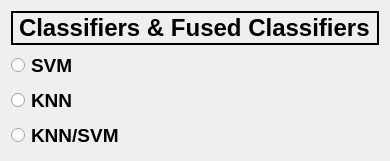
   <widget class="QWidget" name="layoutWidget_4">
    <property name="geometry">
     <rect>
      <x>420</x>
      <y>330</y>
      <width>381</width>
      <height>161</height>
     </rect>
    </property>
    <layout class="QVBoxLayout" name="Classifiers_layout">
     <item>
      <widget class="QLabel" name="Classifiers">
       <property name="font">
        <font>
         <pointsize>18</pointsize>
         <weight>75</weight>
         <bold>true</bold>
        </font>
       </property>
       <property name="autoFillBackground">
        <bool>false</bool>
       </property>
       <property name="frameShape">
        <enum>QFrame::WinPanel</enum>
       </property>
       <property name="text">
        <string>Classifiers &amp; Fused Classifiers</string>
       </property>
       <property name="textFormat">
        <enum>Qt::AutoText</enum>
       </property>
      </widget>
     </item>
     <item>
      <widget class="QRadioButton" name="SVM_btn">
       <property name="font">
        <font>
         <pointsize>14</pointsize>
         <weight>75</weight>
         <bold>true</bold>
        </font>
       </property>
       <property name="autoFillBackground">
        <bool>false</bool>
       </property>
       <property name="text">
        <string>SVM</string>
       </property>
      </widget>
     </item>
     <item>
      <widget class="QRadioButton" name="KNN_btn">
       <property name="font">
        <font>
         <pointsize>14</pointsize>
         <weight>75</weight>
         <bold>true</bold>
        </font>
       </property>
       <property name="autoFillBackground">
        <bool>false</bool>
       </property>
       <property name="text">
        <string>KNN</string>
       </property>
      </widget>
     </item>
     <item>
      <widget class="QRadioButton" name="KNN_SVM_btn">
       <property name="font">
        <font>
         <pointsize>14</pointsize>
         <weight>75</weight>
         <bold>true</bold>
        </font>
       </property>
       <property name="autoFillBackground">
        <bool>false</bool>
       </property>
       <property name="text">
        <string>KNN/SVM</string>
       </property>
      </widget>
     </item>
    </layout>
   </widget>
